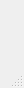
<?xml version="1.0" encoding="UTF-8"?>
<ui version="4.0">
 <class>MainWindow</class>
 <widget class="QMainWindow" name="MainWindow">
  <property name="geometry">
   <rect>
    <x>0</x>
    <y>0</y>
    <width>24</width>
    <height>88</height>
   </rect>
  </property>
  <property name="windowTitle">
   <string>MainWindow</string>
  </property>
  <widget class="QWidget" name="centralwidget">
   <property name="sizePolicy">
    <sizepolicy hsizetype="Preferred" vsizetype="Preferred">
     <horstretch>0</horstretch>
     <verstretch>0</verstretch>
    </sizepolicy>
   </property>
   <layout class="QGridLayout" name="gridLayout">
    <property name="spacing">
     <number>3</number>
    </property>
   </layout>
  </widget>
  <widget class="QMenuBar" name="menubar">
   <property name="geometry">
    <rect>
     <x>0</x>
     <y>0</y>
     <width>24</width>
     <height>37</height>
    </rect>
   </property>
  </widget>
  <widget class="QStatusBar" name="statusbar"/>
 </widget>
 <resources/>
 <connections/>
</ui>
